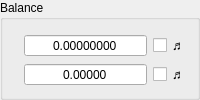
      <widget class="QGroupBox" name="groupBox_9">
       <property name="sizePolicy">
        <sizepolicy hsizetype="Maximum" vsizetype="Preferred">
         <horstretch>0</horstretch>
         <verstretch>0</verstretch>
        </sizepolicy>
       </property>
       <property name="title">
        <string>Balance</string>
       </property>
       <layout class="QGridLayout" name="gridLayout_13">
        <property name="leftMargin">
         <number>6</number>
        </property>
        <property name="topMargin">
         <number>12</number>
        </property>
        <property name="rightMargin">
         <number>6</number>
        </property>
        <property name="bottomMargin">
         <number>8</number>
        </property>
        <property name="horizontalSpacing">
         <number>6</number>
        </property>
        <property name="verticalSpacing">
         <number>4</number>
        </property>
        <item row="0" column="2">
         <widget class="QDoubleSpinBox" name="accountBTC">
          <property name="sizePolicy">
           <sizepolicy hsizetype="Expanding" vsizetype="Fixed">
            <horstretch>0</horstretch>
            <verstretch>0</verstretch>
           </sizepolicy>
          </property>
          <property name="minimumSize">
           <size>
            <width>90</width>
            <height>0</height>
           </size>
          </property>
          <property name="alignment">
           <set>Qt::AlignCenter</set>
          </property>
          <property name="readOnly">
           <bool>true</bool>
          </property>
          <property name="buttonSymbols">
           <enum>QAbstractSpinBox::NoButtons</enum>
          </property>
          <property name="specialValueText">
           <string/>
          </property>
          <property name="prefix">
           <string/>
          </property>
          <property name="decimals">
           <number>8</number>
          </property>
          <property name="minimum">
           <double>0.000000000000000</double>
          </property>
          <property name="maximum">
           <double>999999999.000000000000000</double>
          </property>
          <property name="singleStep">
           <double>0.100000000000000</double>
          </property>
         </widget>
        </item>
        <item row="1" column="2">
         <widget class="QDoubleSpinBox" name="accountUSD">
          <property name="sizePolicy">
           <sizepolicy hsizetype="Expanding" vsizetype="Fixed">
            <horstretch>0</horstretch>
            <verstretch>0</verstretch>
           </sizepolicy>
          </property>
          <property name="minimumSize">
           <size>
            <width>90</width>
            <height>0</height>
           </size>
          </property>
          <property name="alignment">
           <set>Qt::AlignCenter</set>
          </property>
          <property name="readOnly">
           <bool>true</bool>
          </property>
          <property name="buttonSymbols">
           <enum>QAbstractSpinBox::NoButtons</enum>
          </property>
          <property name="prefix">
           <string/>
          </property>
          <property name="decimals">
           <number>5</number>
          </property>
          <property name="minimum">
           <double>0.000000000000000</double>
          </property>
          <property name="maximum">
           <double>999999999.000000000000000</double>
          </property>
         </widget>
        </item>
        <item row="1" column="1">
         <widget class="QLabel" name="label_51">
          <property name="sizePolicy">
           <sizepolicy hsizetype="Maximum" vsizetype="Preferred">
            <horstretch>0</horstretch>
            <verstretch>0</verstretch>
           </sizepolicy>
          </property>
          <property name="font">
           <font>
            <pointsize>11</pointsize>
            <weight>50</weight>
            <bold>false</bold>
           </font>
          </property>
          <property name="styleSheet">
           <string notr="true"/>
          </property>
          <property name="text">
           <string/>
          </property>
          <property name="pixmap">
           <pixmap resource="gsgtrader.qrc">:/Resources/Currencies.map</pixmap>
          </property>
          <property name="alignment">
           <set>Qt::AlignCenter</set>
          </property>
         </widget>
        </item>
        <item row="0" column="1">
         <widget class="QLabel" name="label_50">
          <property name="sizePolicy">
           <sizepolicy hsizetype="Maximum" vsizetype="Preferred">
            <horstretch>0</horstretch>
            <verstretch>0</verstretch>
           </sizepolicy>
          </property>
          <property name="font">
           <font>
            <pointsize>11</pointsize>
            <weight>50</weight>
            <bold>false</bold>
           </font>
          </property>
          <property name="styleSheet">
           <string notr="true"/>
          </property>
          <property name="text">
           <string/>
          </property>
          <property name="pixmap">
           <pixmap resource="gsgtrader.qrc">:/Resources/BTC.png</pixmap>
          </property>
          <property name="alignment">
           <set>Qt::AlignCenter</set>
          </property>
         </widget>
        </item>
        <item row="0" column="3">
         <widget class="QCheckBox" name="accountBTCBeep">
          <property name="font">
           <font>
            <pointsize>10</pointsize>
           </font>
          </property>
          <property name="toolTip">
           <string>Beep when value changed</string>
          </property>
          <property name="text">
           <string>♬</string>
          </property>
         </widget>
        </item>
        <item row="1" column="3">
         <widget class="QCheckBox" name="accountUSDBeep">
          <property name="font">
           <font>
            <pointsize>10</pointsize>
           </font>
          </property>
          <property name="toolTip">
           <string>Beep when value changed</string>
          </property>
          <property name="text">
           <string>♬</string>
          </property>
         </widget>
        </item>
       </layout>
      </widget>
